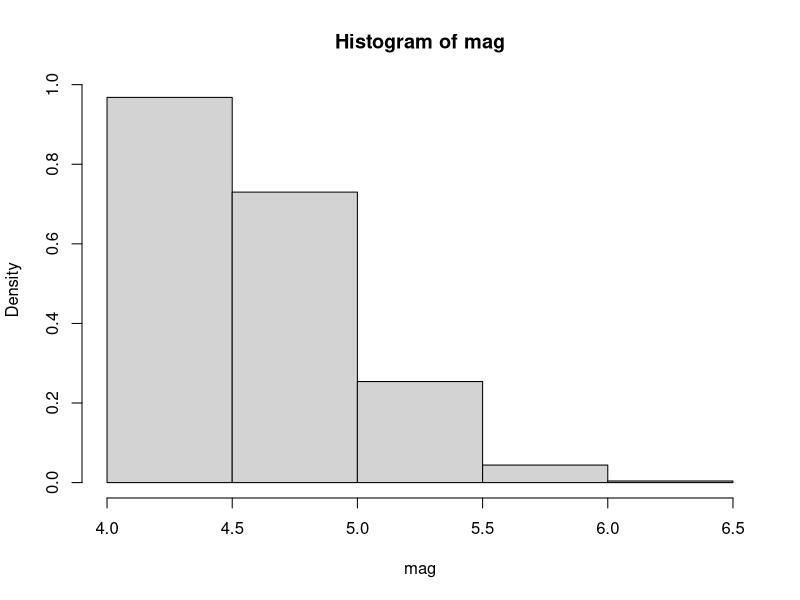
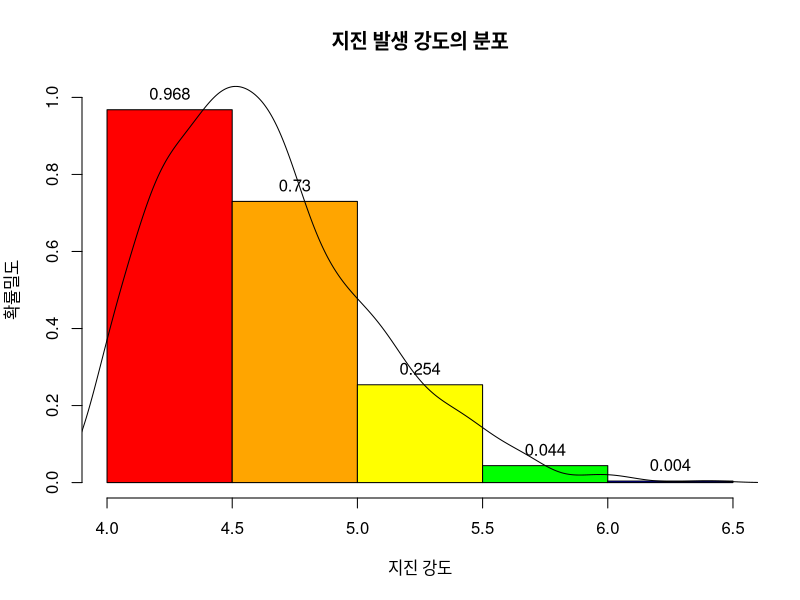

R code for these plots, in order:
#########################################
# 5.4 확률밀도 히스토그램에 라벨달기
#########################################

#===== 라벨달기

head(quakes)
mag <- quakes$mag

colors <- c("red", "orange", "yellow", "green", "blue", "navy", "violet")

hp <- hist(mag, breaks=seq(4, 6.5, by=0.5), freq=FALSE)	 
hp                      # 변수 hp 의 값들을  꼭 확인해 보기 바람.

plot(hp,, freq=FALSE,main="지진 발생 강도의 분포", xlab="지진 강도", ylab="확률밀도",
     col=colors, ylim=c(0,1))

(height <- hp$density)

text(x=hp$mids, y=height, labels=height, pos=3)

lines(density(mag))

#======= 라벨달기 끝